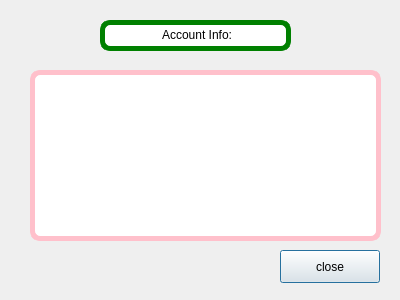
<?xml version="1.0" encoding="UTF-8"?>
<ui version="4.0">
 <class>ShowAccountInfo</class>
 <widget class="QDialog" name="ShowAccountInfo">
  <property name="geometry">
   <rect>
    <x>0</x>
    <y>0</y>
    <width>400</width>
    <height>300</height>
   </rect>
  </property>
  <property name="windowTitle">
   <string>Dialog</string>
  </property>
  <widget class="QTextEdit" name="cardInfoBox">
   <property name="geometry">
    <rect>
     <x>30</x>
     <y>70</y>
     <width>351</width>
     <height>171</height>
    </rect>
   </property>
   <property name="styleSheet">
    <string notr="true">border:5px solid pink;
font: 10pt &quot;Segoe UI&quot;;
background: rgb(255, 255, 255);
color: rgb(0, 0, 0);
gridline-color: rgb(0, 0, 0);
border-radius:10px;</string>
   </property>
  </widget>
  <widget class="QLabel" name="label">
   <property name="geometry">
    <rect>
     <x>100</x>
     <y>20</y>
     <width>191</width>
     <height>31</height>
    </rect>
   </property>
   <property name="styleSheet">
    <string notr="true">border:5px solid green;
font: 10pt &quot;Segoe UI&quot;;
background: rgb(255, 255, 255);
color: rgb(0, 0, 0);
gridline-color: rgb(0, 0, 0);
border-radius:10px;</string>
   </property>
   <property name="text">
    <string>&lt;html&gt;&lt;head/&gt;&lt;body&gt;&lt;p align=&quot;center&quot;&gt;Account Info:&lt;/p&gt;&lt;/body&gt;&lt;/html&gt;</string>
   </property>
  </widget>
  <widget class="QPushButton" name="closeButton">
   <property name="geometry">
    <rect>
     <x>280</x>
     <y>250</y>
     <width>100</width>
     <height>33</height>
    </rect>
   </property>
   <property name="text">
    <string>close</string>
   </property>
  </widget>
 </widget>
 <resources/>
 <connections/>
</ui>
